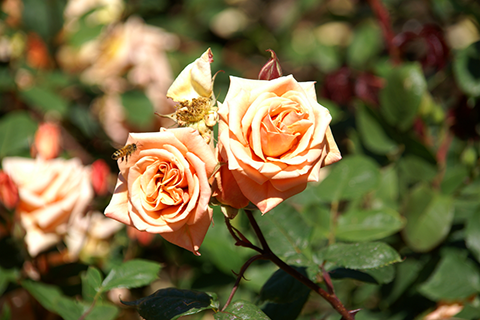
#> input picture data2/rose.bmp, 480 x 320 px, found by its file name
$ python exWrapAffine.py
#> lines starting #> are read from the running program, lines starting #| are printed output that depends on the picture
import cv2, sys
import numpy as np
import math

# wrapAffine 함수 매개변수 중 (0,0)의 의미
# (0,0) -> (row,col) : 변환후에 출력되는 배열의 크기
# 이동변환 했을 때 이동한 이미지의 일부가 잘려서 보이지 않았다.
# (0,0)를 줬다는 건 입력된 이미지와 같은 크기로 출력하겠다는 의미 -> 잘린부분 볼 수 없음
# 이동한만큼 높이 넓이에 더해주면 잘리지 않는다.

# aff값을 적절한 행렬로 선언하여 대입해주면 변환 가능


# 이동변환
def translate(src, x_move = 0,  y_move = 0):
    # 이미지의 이동 변환    x->200, y->100
    h,w = src.shape[:2]
    aff = np.array([[1,0,x_move],[0,1,y_move]], dtype=np.float32)
    # dst = cv2.warpAffine(src, aff, (0,0)) #입력 이미지 사이즈와 같은 사이즈의 출력이미지
    dst = cv2.warpAffine(src, aff, (h+y_move,w+x_move))     #이동한 만큼 커져서 가려지는 부분 없음
    print(dst.shape)    #(512,512,3 --> 562,562,3)
    return dst


# 전단변환
def shear_traslate(src, x_shear = 0, y_shear = 0):
    if x_shear > 0 and y_shear == 0:
        aff = np.array([[1,x_shear,0],[0,1,0]], dtype = np.float32)
        h, w = src.shape[:2]
        dst = cv2.warpAffine(src, aff, (w + int(h * x_shear), h))
    elif y_shear > 0 and x_shear == 0:
        aff = np.array([[1,0,0],[y_shear,1,0]], dtype = np.float32)
        h, w = src.shape[:2]
        dst = cv2.warpAffine(src, aff, (w, h + int(h * y_shear)))
    return dst


# 확대/축소
def scale(src, x_scale, y_scale):
    h,w = src.shape[:2]
    aff = np.array([[x_scale,0,0],[0,y_scale,0]], dtype = np.float32)
    dst = cv2.warpAffine(src, aff, (int(w * x_scale), int(h * y_scale)))
    return dst


# 이미지 회전 함수
# 방식과 기준점에 차이가 있음
# rotate(좌상단좌표가 기준) --> 이미지는 좌상단이 시작점(원점)이다.
# 수학적으로는 좌측 하단이 (0,0) 원점이었음
def rotate(src, rad):
    aff = np.array([[np.cos(rad), np.sin(rad), 0], [-np.sin(rad), np.cos(rad), 0]], dtype=np.float32)
    dst = cv2.warpAffine(src, aff, (0,0))
    return dst


# rotate2(중심좌표기준)
def rotate2(src, angle):
    h,w = src.shape[:2]
    centerPt = (w/2, h/2)
    rot = cv2.getRotationMatrix2D(centerPt, angle, 1)   #center/angle/scale
    dst = cv2.warpAffine(src,rot,(w,h))
    return dst


src = cv2.imread('data2/rose.bmp')
#> src is the input picture: shape (320, 480, 3); mean B, G, R 63.1, 103.6, 116.2
print(src.shape)    #(320,480,3)
#| (320, 480, 3)

if src is None:
    sys.exit('image load failed')


# print(src.shape)    #512,512,3
dst = translate(src, 50, 50)
#| (530, 370, 3)
dst1 = shear_traslate(src, 0.3, 0)
#> in shear_traslate, `dst = cv2.warpAffine(src, aff, (w + int(h * x_shear), h))`:
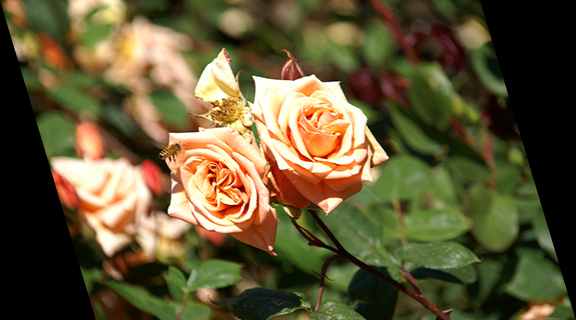
#> dst: shape (320, 576, 3); mean B, G, R 52.6, 86.3, 96.8
dst2 = shear_traslate(src, 0, 0.5)
#> call 2 of shear_traslate, with x_shear = 0, y_shear = 0.5
#> in shear_traslate (call 2), `dst = cv2.warpAffine(src, aff, (w, h + int(h * y_shear)))`:
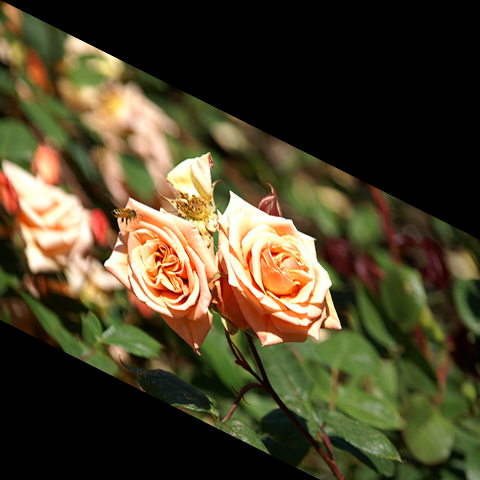
#> dst: shape (480, 480, 3); mean B, G, R 41.1, 67.1, 75.8
dst3 = scale(src, 1.5, 1.5)
dst4 = cv2.resize(src,(1024,1024))
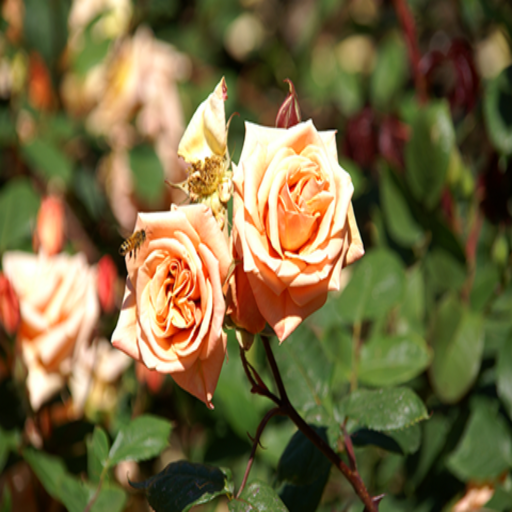
#> dst4: shape (1024, 1024, 3) (shown at 1/2 size); mean B, G, R 63, 103.4, 116
# 비율로 설정할때
dst5 = cv2.resize(src,(0,0),fx=1.5, fy=1.5)


dst_rose1 = cv2.resize(src,(0,0), fx=4, fy=4, interpolation = cv2.INTER_CUBIC)
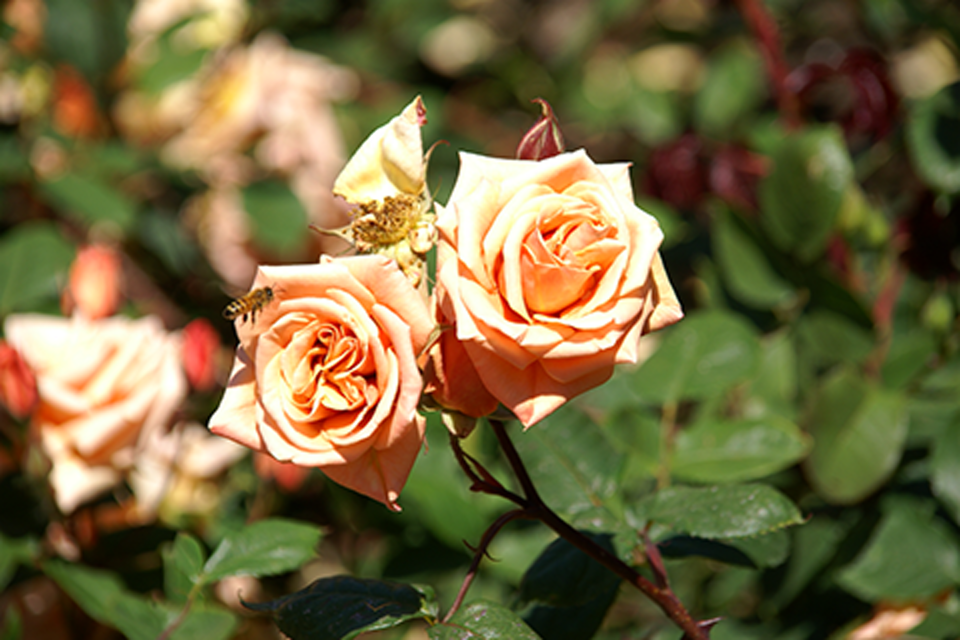
#> dst_rose1: shape (1280, 1920, 3) (shown at 1/2 size); mean B, G, R 63.1, 103.5, 116.1
dst_rose2 = cv2.resize(src,(0,0), fx=2, fy=2, interpolation = cv2.INTER_NEAREST)    # 엣지 부분에 픽셀이 각진것이 많이 보인다.
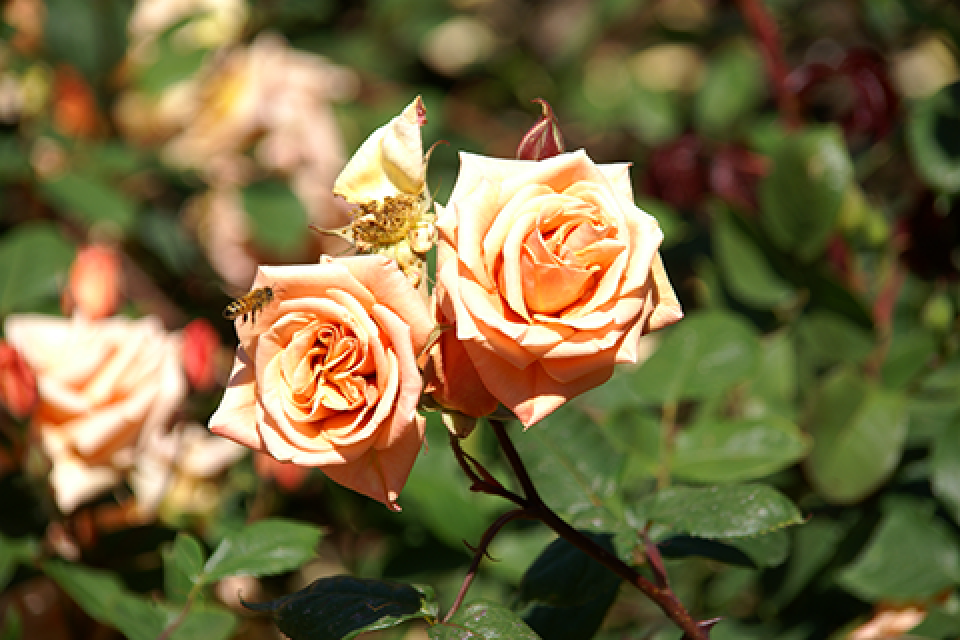
#> dst_rose2: shape (640, 960, 3); mean B, G, R 63.1, 103.6, 116.2
dst_rose3 = cv2.resize(src,(0,0), fx=4, fy=4, interpolation = cv2.INTER_LANCZOS4)   # 얘가 제일 좋다고 함


# rotation
angle = 20
rad = angle * math.pi/180
dst_rotate = rotate(src, rad)
#> in rotate, `dst = cv2.warpAffine(src, aff, (0,0))`:
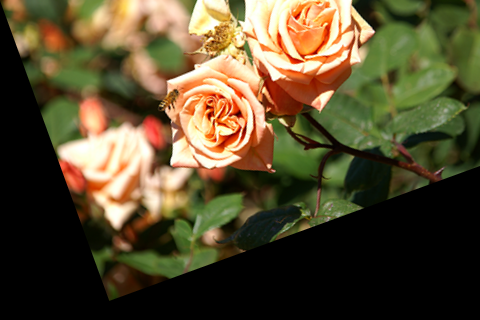
#> dst: shape (320, 480, 3); mean B, G, R 47.1, 76, 87.3

#rotation2
dst_rotate2 = rotate2(src, 20)
#> in rotate2, `dst = cv2.warpAffine(src,rot,(w,h))`:
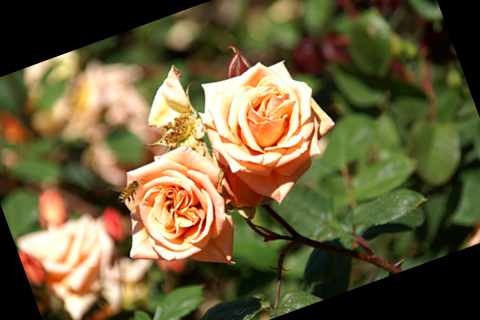
#> dst: shape (320, 480, 3); mean B, G, R 58.4, 94.3, 106.3


# rotate2 출력
cv2.imshow('src',src)
cv2.imshow('dst_rorate2', dst_rotate2)

# rotate 출력
# cv2.imshow('src', src)
cv2.imshow('dst_rotate', dst_rotate)

# [19 lines of commented-out code are left out]

cv2.waitKey()
cv2.destroyAllWindows()


# cv2.INTER_NEAREST -> 제일 별로였음
# cv2.INTER_AREA -> 축소시 제일 좋음

# cv2.INTER_NEAREST (가장 가까운 이웃 보간법)
# 동작 방식: 새로운 픽셀 값을 계산할 때, 주변 픽셀 중에서 가장 가까운 픽셀 값 하나를 선택합니다.
# 평균이나 복잡한 계산 없이 단순히 가장 가까운 픽셀의 값을 가져오기 때문에, 매우 빠른 방식입니다.
# 장점: 계산이 빠르고 간단합니다. 특히 실시간 애플리케이션이나 성능이 중요한 경우 유용할 수 있습니다.
# 단점: 이미지 축소나 확대 시 계단 현상이 발생할 수 있고, 경계가 거칠어지는 문제가 있습니다. 이미지 품질이 다소 떨어질 수 있습니다.


# cv2.INTER_AREA에서의 처리 방식:
# 축소할 픽셀 영역에서 각 픽셀 값을 더하고, 그 평균값을 계산합니다.
# (100 + 120 + 150 + 130) / 4 = 125
# 이 평균값이 새로운 축소된 픽셀 값으로 사용됩니다.
# 결과적으로, 이 영역을 축소하면 125라는 새로운 값이 됩니다.

$ run again, with data2/cat.bmp copied over data2/rose.bmp
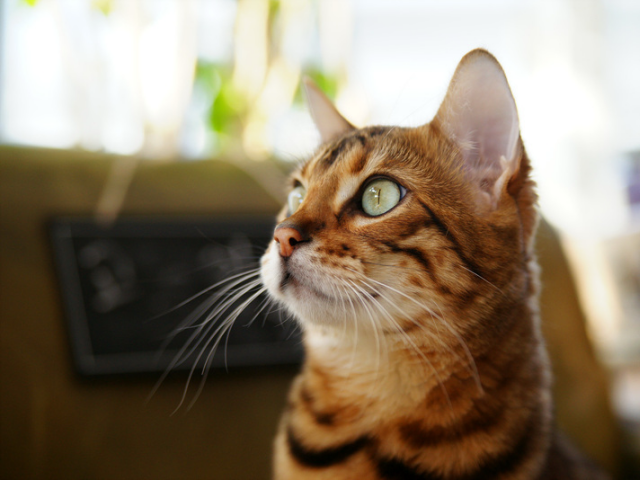
#> input picture data2/cat.bmp, 640 x 480 px, found by its file name
#> src is the input picture: shape (480, 640, 3); mean B, G, R 104.5, 125.6, 140.8
#| (480, 640, 3)
#| (690, 530, 3)
#> `dst4 = cv2.resize(src,(1024,1024))`:
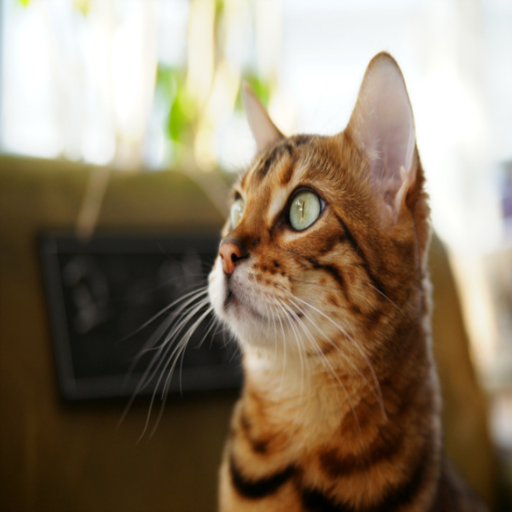
#> dst4: shape (1024, 1024, 3) (shown at 1/2 size); mean B, G, R 104.4, 125.5, 140.7
#> in rotate2, `dst = cv2.warpAffine(src,rot,(w,h))`:
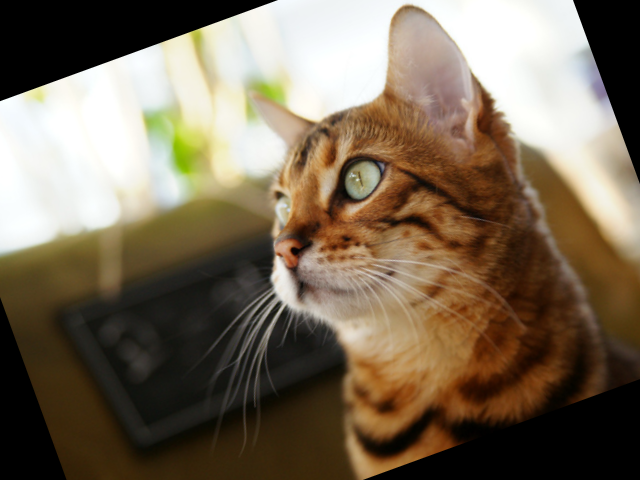
#> dst: shape (480, 640, 3); mean B, G, R 87.3, 106.6, 120.9
